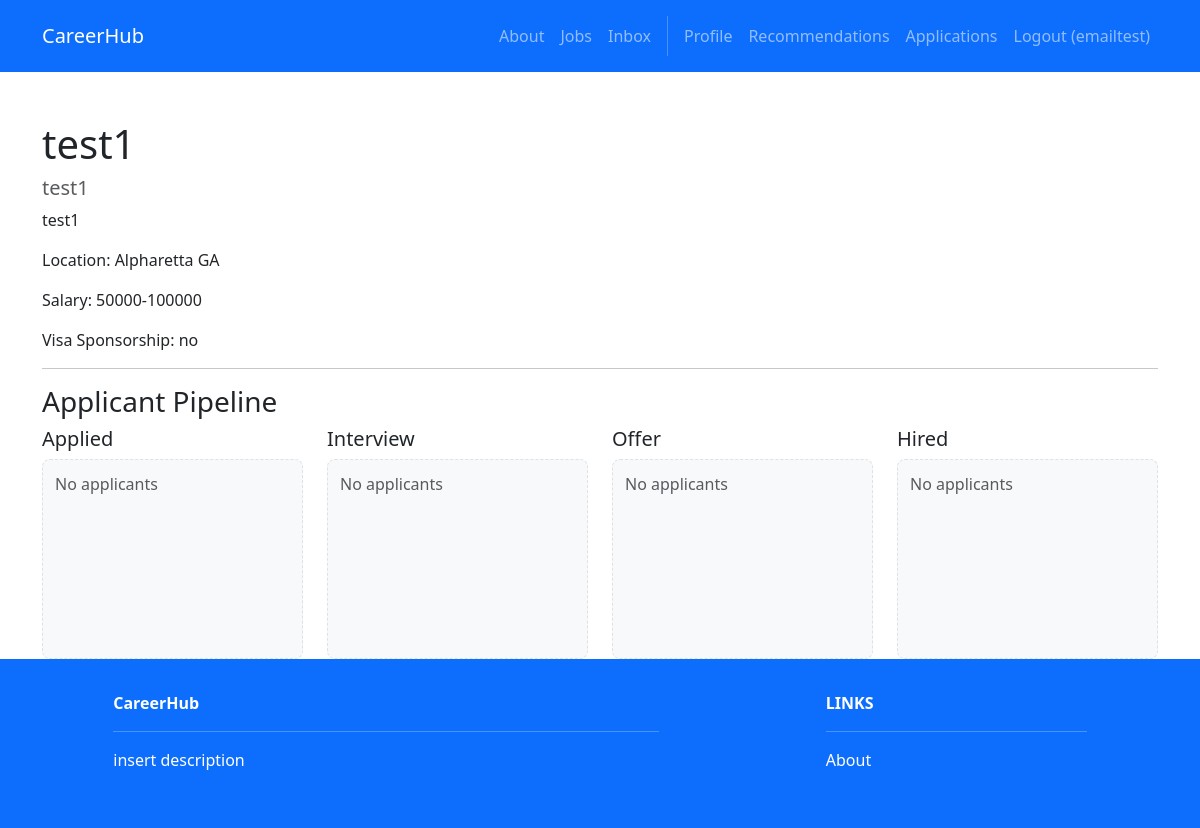
The app's page /recruiters/2/detail/ (signed in) with its own data.
### accounts/models.py (models this page shows)
class User(AbstractUser):
    firstname = models.CharField(max_length=150, blank=True)
    lastname = models.CharField(max_length=150, blank=True)
    username = models.CharField(max_length=150, unique=True)
    password = models.CharField(max_length=128)
    ROLE_CHOICES = [
        ('seeker', 'Job Seeker'),
        ('recruiter', 'Recruiter'),
    ]
    role = models.CharField(max_length=10, choices=ROLE_CHOICES, default='seeker')

### recruiters/models.py (models this page shows, shortened)
class Post(models.Model):
    id = models.AutoField(primary_key=True)
    title = models.CharField(max_length=200)
    company = models.CharField(max_length=200)
    description = models.TextField()
    location = models.CharField(max_length=200)
    lat = models.FloatField(null=True, blank=True)
    lng = models.FloatField(null=True, blank=True)
    salary_range = models.CharField(max_length=100)
    required_skills = models.ManyToManyField(Skill)
    recruiter = models.ForeignKey(User, on_delete=models.CASCADE)
    created_at = models.DateTimeField(auto_now_add=True)
    updated_at = models.DateTimeField(auto_now=True)
    VISA_CHOICES = [
        ('yes', 'Yes'),
        ('no', 'No'),
    ]
    visa_sponsorship = models.CharField(max_length=3, choices=VISA_CHOICES, default='no')

### recruiters/views.py (the view, shortened to what this page needs)
# urls.py: path('<int:id>/detail/', views.detail, name='recruiters.detail'),
@login_required
def detail(request, id):
    post = get_object_or_404(Post, id=id)
    applicants = Applicant.objects.filter(post=post).order_by('-applied_at')
    job_applications = JobApplication.objects.filter(job=post).order_by('-created_at')
    stages = ['applied', 'interview', 'offer', 'hired']
    unified = {stage: [] for stage in stages}
    applicants_by_stage_list = [(stage, unified.get(stage, [])) for stage in stages]
    return render(request, 'recruiters/detail.html', {
        'post': post,
        'stages': stages,
        'applicants_by_stage_list': applicants_by_stage_list,
    })

### recruiters/templates/recruiters/detail.html (shortened to what this page needs)
{% extends 'base.html' %}
{% load custom_tags %}
{% block content %}
<div class="container mt-5">
    <h1>{{ post.title }}</h1>
    <h5 class="text-muted">{{ post.company }}</h5>
    <p>{{ post.description }}</p>
    <p>Location: {{ post.location }}</p>
    <p>Salary: {{ post.salary_range }}</p>
    <p>Visa Sponsorship: {{ post.visa_sponsorship }}</p>
    <hr>
    <h3>Applicant Pipeline</h3>
    <div class="row">
        {% for stage, entries in applicants_by_stage_list %}
        <div class="col-md-3">
            <h5>{{ stage|capfirst }}</h5>
            <div class="stage-container" data-stage="{{ stage }}">
                {% if entries %}
                    {% for e in entries %}
                        <div class="card mb-2 p-2"
                             data-username="{{ e.username }}"
                             data-applicant-id="{{ e.applicant_id|default:'' }}"
                             tabindex="0">
                            <span class="username">{{ e.username }}</span>
                            <br>
                            <small class="text-muted">{{ e.created_at|date:"M d, Y" }}</small>
                            <br>
                            <small class="text-muted">source: {{ e.source }} — status: {{ e.status }}</small>
                        </div>
                    {% endfor %}
                {% else %}
                    <p class="text-muted">No applicants</p>
                {% endif %}
            </div>
        </div>
        {% endfor %}
    </div>
</div>
{% endblock %}

### CareerHub/templates/base.html (shortened to what this page needs)
<!DOCTYPE html>
<html>
  {% load static %}
  <head>
    <link href=
      "https://cdn.jsdelivr.net/npm/bootstrap@5.3.3/dist/css/bootstrap.min.css" rel="stylesheet"
>
    <link rel=
      "stylesheet"  href="https://cdnjs.cloudflare.com/ajax/libs/font-awesome/6.1.1/css/all.min.css">
  </head>
  <body>
     <nav class="p-3 navbar navbar-dark bg-primary navbar-expand-lg">
      <div class="container">
        <a class="navbar-brand"
           href="{% url 'home.index' %}"> CareerHub
        </a>
        <div class="collapse navbar-collapse"
             id="navbarNavAltMarkup">
           <div class="navbar-nav ms-auto navbar-ml">
            <a class="nav-link"
               href="{% url 'home.about' %}">About</a>
            <a class="nav-link"
              href="{% url 'jobs.index' %}">Jobs</a>
            {% if user.is_authenticated %}
            <a class="nav-link"
              href="{% url 'inbox.index' %}">Inbox</a>
            {% endif %}
            {% if user.is_authenticated %}
              {% if user.role == "recruiter" %}
                <a class="nav-link" href="{% url 'recruiters.index' %}">Postings</a>
                <a class="nav-link" href="{% url 'recruiters.create' %}">Post Job</a>
                <a class="nav-link" href="{% url 'recruiters.recommendations' %}">Recommendations</a>
                <a class="nav-link" href="{% url 'recruiters.candidates' %}">Browse Candidates</a>
              {% else %}
                <a class="nav-link" href="{% url 'profiles.view' %}">Profile</a>
                <a class="nav-link" href="{% url 'jobs.recommendations' %}">Recommendations</a>
                <a class="nav-link" href="{% url 'jobs.applications' %}">Applications</a>
              {% endif %}
              <a class="nav-link" href="{% url 'accounts.logout' %}">Logout ({{user.username }})</a>
            {% else %}
              <a class="nav-link" href="{% url 'accounts.login' %}">Login</a>
              <a class="nav-link" href="{% url 'accounts.signup' %}">Sign Up</a>
            {% endif %}
          </div>
        </div>
      </div>
    </nav>
    <div>
      {% block content %}
      {% endblock content %}
    </div>
     <section class="p-3 ms-footer bg-primary d-none d-md-block">
      <div class="container">
        <div class="row mt-3 text-white">
          <div class="col-md-6 col-lg-6 col-xl-6 mx-auto mb-4">
            <b>CareerHub</b>
            <hr />
            <p>
              insert description
            </p>
          </div>
          <div class="col-md-3 col-lg-3 col-xl-3 mx-auto mb-4">
            <b>LINKS</b>
            <hr />
            <p><a class="nav-link"
              href="{% url 'home.about' %}">
              About
            </a></p>
          </div>
        </div>
      </div>
    </section>
  </body>
</html>

### recruiters/templates/recruiters/detail.html (style rules this page uses)
.stage-container { min-height: 200px; border: 1px dashed #dee2e6; border-radius: 0.5rem; padding: 0.75rem; background-color: #f8f9fa; }

### records on screen
User: username "emailtest"
Post: title "test1", company "test1", description "test1", location "Alpharetta GA", salary_range "50000-100000", visa_sponsorship "no"

### other values on screen
{{ stage|capfirst }} "Applied" "Interview" "Offer" "Hired"
